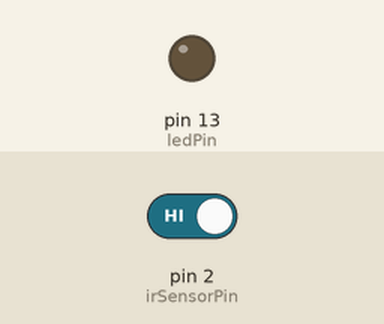
The sketch below on a simulated Arduino Uno, built with avr-gcc and run on an emulated ATmega328P. On the bench: output pins drawn as LEDs (lit = HIGH). The inputs (shaded band) are chosen by the test bench; at power-on: pin 2 (irSensorPin) HIGH.

Above: at 1.2 s.
1.3 s: pin 2 (irSensorPin) driven LOW
At 2.4 s:
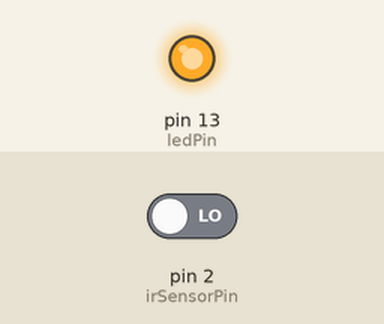
2.8 s: pin 2 (irSensorPin) driven HIGH
At 3.6 s:
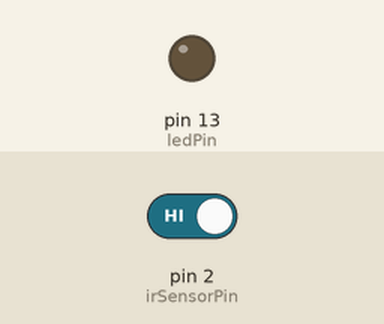
Timing chart, 0 to 5.8 s (numbered marks = the images above; inputs shaded):
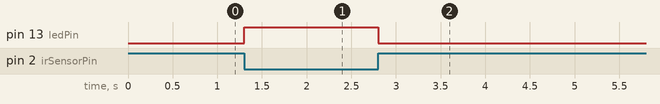

Measured:
- after the input at 1.3 s, pin 13 (ledPin): LOW → HIGH at once
- after the input at 2.8 s, pin 13 (ledPin): HIGH → LOW at once

The sketch:

IR_light.ino
```cpp
// Define pin numbers
const int ledPin = 13;   // LED connected to digital pin 13
const int irSensorPin = 2; // IR Sensor connected to digital pin 2

void setup() {
  pinMode(ledPin, OUTPUT);   // Set the LED pin as output
  pinMode(irSensorPin, INPUT); // Set the IR sensor pin as input
}

void loop() {
  int sensorState = digitalRead(irSensorPin);

  // The sensor outputs LOW when it detects an obstacle
  if (sensorState == LOW) {
    digitalWrite(ledPin, HIGH);
  } else {
    digitalWrite(ledPin, LOW);
  }
  delay(100);
}
```
